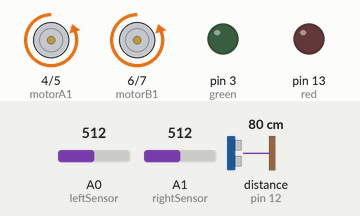
This sketch was run on a simulated Arduino Uno, built with avr-gcc and run on an emulated ATmega328P. Parts: motor-driver pin pairs drawn as motors (green arrow = first pin HIGH = forward, orange = second pin HIGH = backward, longer = more drive), output pins drawn as LEDs (lit = HIGH). Wiring (inferred from the names in the program): ultrasonic range finder: trigger pin 11; echo pin 12. Inputs (shaded band) come from the test bench; at power-on: distance to the obstacle (sensor on pin 12) 80 cm, A0 (leftSensor) = 512, A1 (rightSensor) = 512. The echo pulse lasts 58.3 µs per cm; pins used as bus, display or sensor lines are not drawn.

Above: at 1.2 s.
1.3 s: distance to the obstacle (sensor on pin 12) set to 11 cm
2.8 s: distance to the obstacle (sensor on pin 12) set to 8 cm
At 4.2 s:
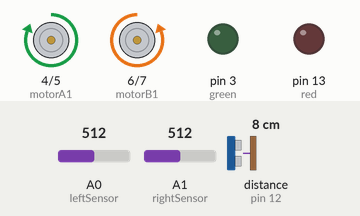
5.8 s: A0 (leftSensor) set to 811
8.8 s: A0 (leftSensor) set to 828
At 10.8 s:
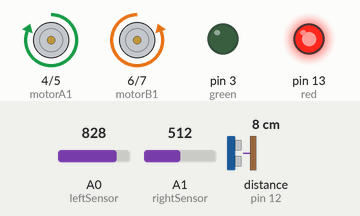
11.1 s: A0 (leftSensor) set to 810
At 12.4 s:
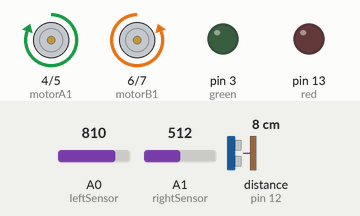
14.1 s: A1 (rightSensor) set to 811
17.1 s: A1 (rightSensor) set to 836
At 19.1 s:
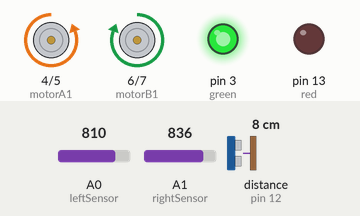
Timing chart, 0 to 20.4 s (numbered marks = the images above; inputs shaded):
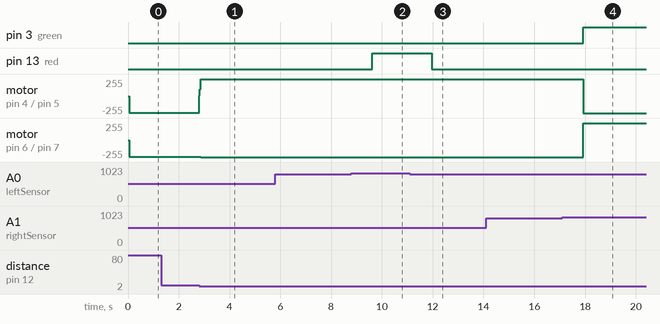

The sketch:

UTRA_2024.ino
```cpp
#define enableA     9
#define motorA1     4
#define motorA2     5
#define enableB     10
#define motorB1     6
#define motorB2     7
#define green       3
#define red         13
#define trigPin     11
#define echoPin     12

#define leftSensor  A0
#define rightSensor A1

#define THRESHOLD   820

float leftVal = 0;
float rightVal = 0;
float duration, distance;

void setup() {
  pinMode(motorA1, OUTPUT);
  pinMode(motorA2, OUTPUT);
  pinMode(motorB1, OUTPUT);
  pinMode(motorB2, OUTPUT);

  digitalWrite(motorA1, LOW);
  digitalWrite(motorA2, LOW);

  pinMode(leftSensor, INPUT);
  pinMode(green, OUTPUT);
  pinMode(red, OUTPUT);

  pinMode(trigPin, OUTPUT);
  pinMode(echoPin, INPUT);
  Serial.begin(9600);
}

void forward() {
  off();
  digitalWrite(motorA1, LOW);
  digitalWrite(motorA2, HIGH);
  digitalWrite(motorB1, LOW);
  digitalWrite(motorB2, HIGH);
}

void backward() {
  off();
  digitalWrite(motorA1, HIGH);
  digitalWrite(motorA2, LOW);
  digitalWrite(motorB1, HIGH);
  digitalWrite(motorB2, LOW);
}


void left() {
  off();
  digitalWrite(motorA1, LOW);
  digitalWrite(motorA2, HIGH);
  digitalWrite(motorB1, HIGH);
  digitalWrite(motorB2, LOW);
}

void right() {
  off();
  digitalWrite(motorA1, HIGH);
  digitalWrite(motorA2, LOW);
  digitalWrite(motorB1, LOW);
  digitalWrite(motorB2, HIGH);
}

void off() {
  digitalWrite(motorA1, LOW);
  digitalWrite(motorA2, LOW);
  digitalWrite(motorB1, LOW);
  digitalWrite(motorB2, LOW);
}

// check all degrees and then take the shortest path
// put movements in a stack pop off then go in reverse
void put_it_in_reverse_terry() {
  off();
  right();      // initiate the left turn
  delay(850);  // adjust this delay to make a 180-degree turn (in milliseconds)
  off();       // stop turning
}

void loop() {
  // Serial.print("Left Val: ");
  // Serial.println(leftVal);
  // Serial.print("Right Val: ");
  // Serial.println(rightVal);

  leftVal = analogRead(leftSensor);
  rightVal = analogRead(rightSensor);

  digitalWrite(trigPin, LOW);
  delayMicroseconds(2);
  digitalWrite(trigPin, HIGH);
  delayMicroseconds(10);
  digitalWrite(trigPin, LOW);
  duration = pulseIn(echoPin, HIGH);
  distance = (duration * 0.0343) / 2;

  // GO STRAIGHT
  if (rightVal <= THRESHOLD && leftVal <= THRESHOLD) {
    digitalWrite(green, LOW);
    digitalWrite(red, LOW);
    forward();
  }
  // TAKE A RIGHT TURN
  else if (rightVal >= THRESHOLD && leftVal < THRESHOLD) {
    digitalWrite(green, HIGH);
    digitalWrite(red, LOW);
    left();
    delay(10);
    while (rightVal >= THRESHOLD) {
      rightVal = analogRead(rightSensor);
      delay(10);
    }
  }
  // TAKE A LEFT TURN
  else if (leftVal >= THRESHOLD && rightVal < THRESHOLD) {
    digitalWrite(red, HIGH);
    digitalWrite(green, LOW);
    right();
    delay(10);
    while (leftVal >= THRESHOLD) {
      leftVal = analogRead(leftSensor);
      delay(10);
    }
  }

  if (distance <= 10) {
    put_it_in_reverse_terry();
  }
}
```

Measured:
- the behaviour switches between 10 and 9 cm on distance to the obstacle (sensor on pin 12) (found by bisection; images 0 and 1)
- the behaviour switches between 820 and 821 on A0 (leftSensor) (found by bisection; images 1 and 2)
- the behaviour switches between 820 and 821 on A1 (rightSensor) (found by bisection; images 3 and 4)
- after the input at 1.3 s, every drawn part: stays the same
- after the input at 2.8 s, motor on pin 4 (motorA1) / pin 5 (motorA2): backward 254/255 → forward 255/255 at once; motor on pin 6 (motorB1) / pin 7 (motorB2): backward 254/255 → backward 255/255 after 0.06 s
- after the input at 8.8 s, pin 13 (red): LOW → HIGH after 0.81 s
- after the input at 11.1 s, pin 13 (red): HIGH → LOW after 0.87 s
- after the input at 17.1 s, pin 3 (green): LOW → HIGH after 0.83 s; motor on pin 4 (motorA1) / pin 5 (motorA2): forward 255/255 → backward 255/255 after 0.83 s; motor on pin 6 (motorB1) / pin 7 (motorB2): backward 255/255 → forward 255/255 after 0.83 s
